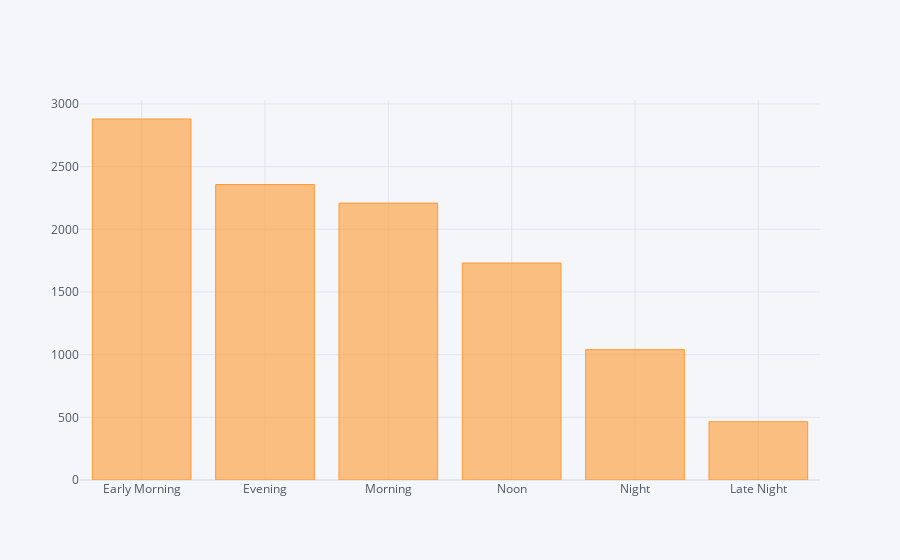

The code cell stored with this chart in its notebook:
### Code cell
data["Dep_Time_hour"].apply(flight_dep_time).value_counts().iplot(kind="bar")

### Figure 1 — Plotly figure (JSON) as saved in the notebook; plotly's stock layout.template omitted (floating-point values rounded to 4 significant figures)
{"data": [{"marker": {"color": "rgba(255, 153, 51, 0.6)", "line": {"color": "rgba(255, 153, 51, 1.0)", "width": 1}}, "name": "count", "orientation": "v", "text": "", "type": "bar", "x": ["Early Morning", "Evening", "Morning", "Noon", "Night", "Late Night"], "y": [2880, 2357, 2209, 1731, 1040, 465]}], "layout": {"autosize": true, "legend": {"bgcolor": "#F5F6F9", "font": {"color": "#4D5663"}}, "paper_bgcolor": "#F5F6F9", "plot_bgcolor": "#F5F6F9", "title": {"font": {"color": "#4D5663"}}, "xaxis": {"autorange": true, "gridcolor": "#E1E5ED", "range": [-0.5, 5.5], "showgrid": true, "tickfont": {"color": "#4D5663"}, "title": {"font": {"color": "#4D5663"}, "text": ""}, "type": "category", "zerolinecolor": "#E1E5ED"}, "yaxis": {"autorange": true, "gridcolor": "#E1E5ED", "range": [0, 3032.0], "showgrid": true, "tickfont": {"color": "#4D5663"}, "title": {"font": {"color": "#4D5663"}, "text": ""}, "type": "linear", "zerolinecolor": "#E1E5ED"}}}
